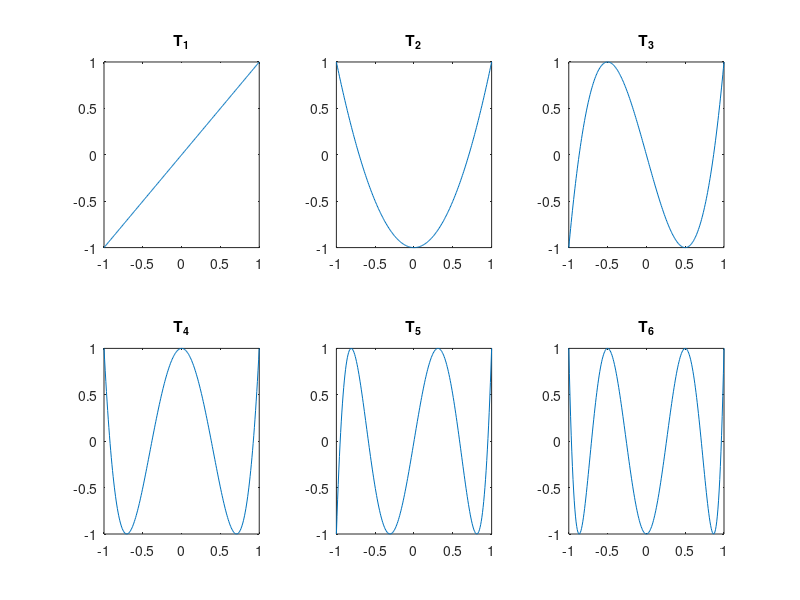
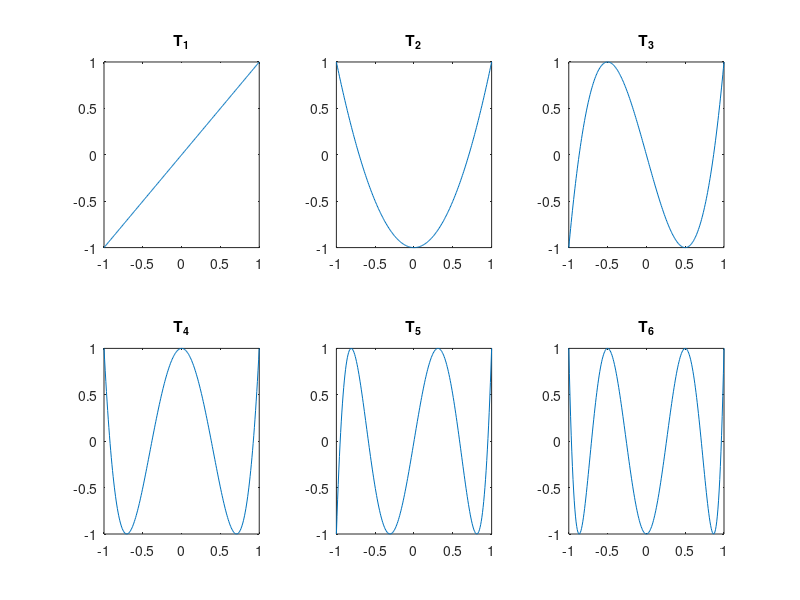

Here is the MATLAB script that generated these plots, in order:
N = 256;
x = -1:2/(N-1):1;

for i=1:6
    y = cos( i*acos(x) );
    subplot(2,3,i);
    plot(x,y);
    str = sprintf('T_%d', i);
    title(str);
end

saveas(gcf, '../polynomes-chebyshev', 'eps')
saveas(gcf, '../polynomes-chebyshev', 'png')
